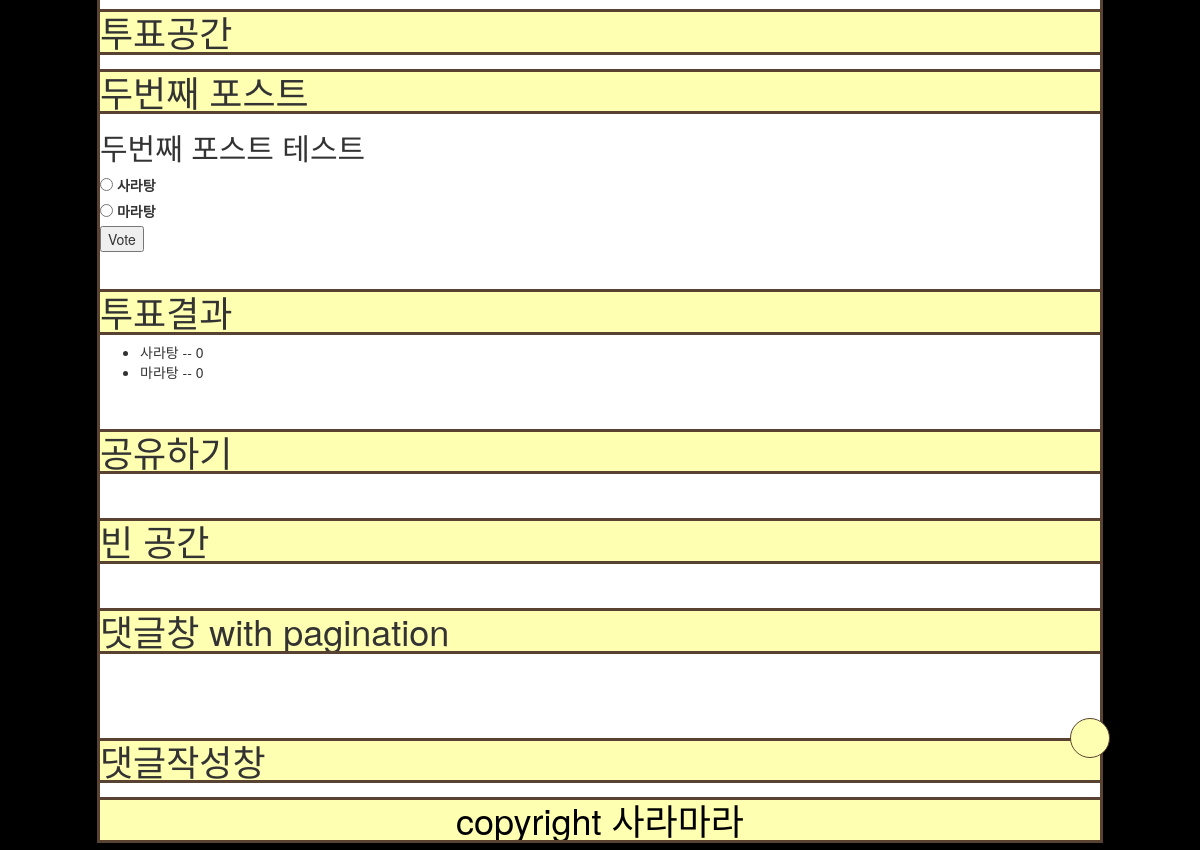
Before: /posts/2/ (lower part) with the older database file.
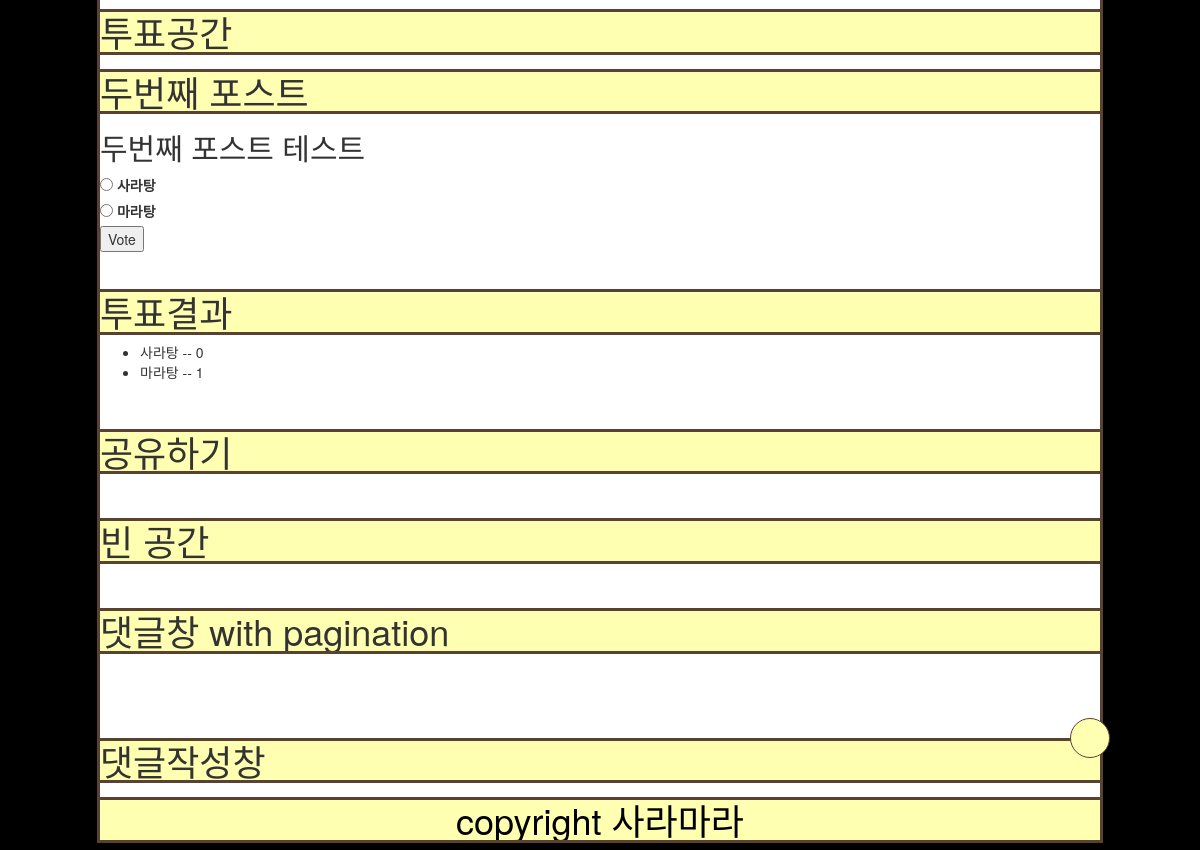
After: the same page with the newer database file.
### posts/models.py (models this page shows, shortened)
class Post(models.Model):
    author = models.ForeignKey(
        settings.AUTH_USER_MODEL, on_delete=models.CASCADE)  # 추천!
    title = models.CharField(max_length=128)
    content = models.TextField()
    price = models.CharField(max_length=128, default='NA', null=True)
    brand = models.CharField(max_length=128, default='NA', null=True)
    link = models.CharField(max_length=128, default='NA', null=True)
    pup_date = models.DateTimeField(auto_now_add=True,
                                    verbose_name='date published')
    CATEGORY_CHOICES = (
        ('상의', '상의'),
        ('하의', '하의'),
        ('신발', '신발'),
        ('기타', '기타'),
    )
    category = models.CharField(
        max_length=128, choices=CATEGORY_CHOICES, default='상의', null=False)

class Choice(models.Model):
    post = models.ForeignKey(Post, on_delete=models.CASCADE)
    choice_text = models.CharField(max_length=200, default=["사라", "마라"])
    votes = models.IntegerField(default=0)

### posts/views.py (the view)
# urls.py: path('<int:pk>/', views.DetailView.as_view(), name='detail'),
class DetailView(generic.DeleteView):
    model = Post
    template_name = 'posts/detail.html'

### posts/templates/posts/detail.html (shortened to what this page needs)
{% extends 'posts/base.html' %} {% block content %}
<br />
<br />
<br />
<div>
  <br />
  <br />
  <br />
  <br />
  <br />
  <br />
  <br />
  <br />
  <h1>투표공간</h1>
  <h1>{{ post.title }}</h1>
  <h2>{{ post.content }}</h2>
  <form action="{% url 'posts:vote' post.id %}" method="post">
    {% csrf_token %} {% for choice in post.choice_set.all %}
    <input
      type="radio"
      name="choice"
      id="choice{{ forloop.counter }}"
      value="{{ choice.id }}"
    />
    <label for="choice{{ forloop.counter }}">{{ choice.choice_text }}</label
    ><br />
    {% endfor %}
    <input type="submit" value="Vote" />
  </form>
  <br />
  <h1>투표결과</h1>
  <ul>
    {% for choice in post.choice_set.all %}
    <li>
      {{ choice.choice_text }} -- {{ choice.votes }}
    </li>
    {% endfor %}
  </ul>
  <br />
  <h1>공유하기</h1>
</div>
<br />
<div>
  <h1>빈 공간</h1>
</div>
<br />
<div>
  <h1>댓글창 with pagination</h1>
  <br />
  <br />
  <br />
  <h1>댓글작성창</h1>
</div>
{% endblock %}

### posts/templates/posts/base.html (shortened to what this page needs)
<!DOCTYPE html>
<html>
  <head>
    {% load static %}
    <link
      rel="stylesheet"
      type="text/css"
      href="{% static 'posts/style.css' %}"
    />
    <link
      rel="stylesheet"
      href="//maxcdn.bootstrapcdn.com/bootstrap/3.2.0/css/bootstrap.min.css"
    />
    <link
      rel="stylesheet"
      href="//maxcdn.bootstrapcdn.com/bootstrap/3.2.0/css/bootstrap-theme.min.css"
    />
  </head>
  <body style="background-color: black;">
    <div class="mylayout" style="background-color: white;">
      <div class="dropdown">
        <button onclick="myFunction()" class="dropbtn"></button>
      </div>
      <br />
      {% block content %}
      {% endblock %}
      <footer>
        <h1>copyright 사라마라</h1>
      </footer>
    </div>
  </body>
</html>

### posts/static/posts/style.css (style rules this page uses)
body { display: block; margin: 1%; background-color: #000000; }
h1 { outline-style: solid; outline-color: #594231; background-color: #ffffb1; display: block; font-size: 2em; margin: 0 auto; }
.mylayout { outline-style: solid; outline-color: #594231; position: relative; width: 100%; max-width: 1000px; margin: 0 auto; }
.dropbtn { background-color: #ffffb1; border: 1px solid; border-color: #594231; color: #594231; height: 40px; width: 40px; border-radius: 100%; position: fixed; z-index: 1000; bottom: 5%; right: 7.5%; cursor: pointer; vertical-align: top; background-position: -276px -116px; outline: 0; }
footer { outline-style: solid; outline-color: #594231; text-align: center; font-size: 20px; color: black; position: relative; width: 100%; max-width: 1000px; margin: auto; z-index: 1; }

Changed rows visible on the page:
changed Choice "마라탕": votes "0" → "1"
